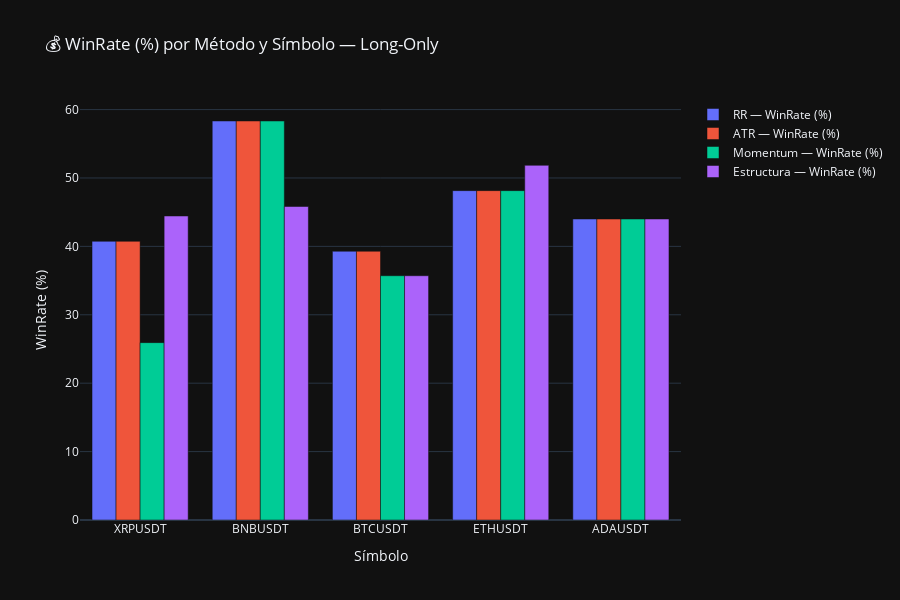
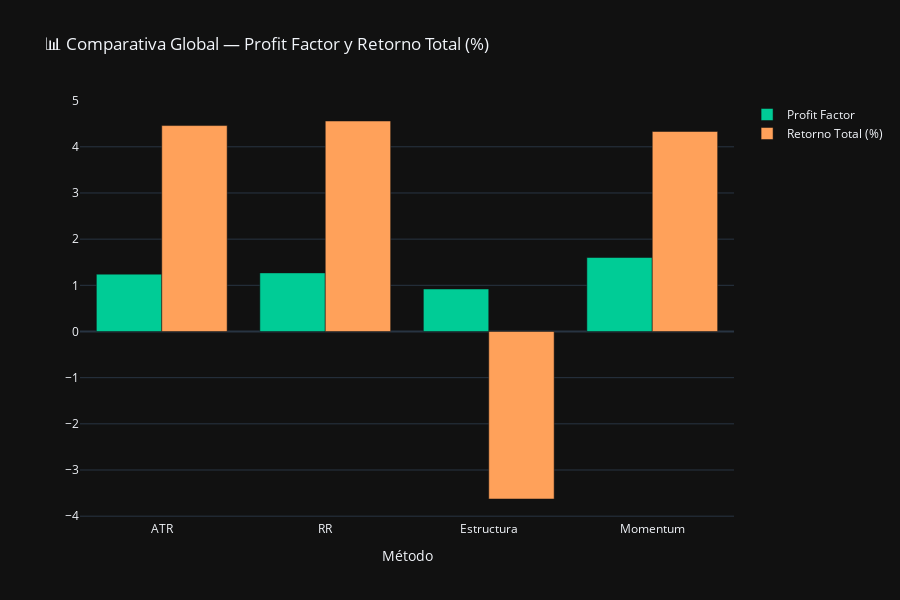

Notebook cell for these charts, in order:
### Code cell
# ==========================================================
# 🌎 BLOQUE 7 — Evaluación Multi-Símbolo (Long-Only + Paralelización)
# ==========================================================

# --- Configuración de símbolos y parámetros ---
symbols = ["BTCUSDT", "ETHUSDT", "ADAUSDT", "XRPUSDT", "BNBUSDT"]
metodos = ("RR", "ATR", "Momentum", "Estructura")
limit = 500   # velas por símbolo
window = 8
rr_base = 1.5

# ----------------------------------------------------------
# Función auxiliar por símbolo
# ----------------------------------------------------------
def procesar_symbol(symbol):
    try:
        df = get_binance_4h_data(symbol, limit=limit)
        df = calcular_momentum_integral(df, window=window)
        df = limpiar_señales_persistentes(df)

        df_resumen, _ = comparar_metodos(df, metodos=metodos, rr=rr_base)
        df_resumen["Símbolo"] = symbol
        print(f"✅ {symbol} completado ({len(df_resumen)} métodos evaluados)")
        return df_resumen

    except Exception as e:
        print(f"⚠️ Error procesando {symbol}: {e}")
        return pd.DataFrame()

# ----------------------------------------------------------
# Ejecución paralela sobre todos los símbolos
# ----------------------------------------------------------
print("⚙️ Ejecutando evaluación multi-símbolo (Long-Only)...\n")
start_time = time.time()

resultados_all = []
with cf.ThreadPoolExecutor(max_workers=len(symbols)) as executor:
    futures = {executor.submit(procesar_symbol, s): s for s in symbols}
    for f in cf.as_completed(futures):
        res = f.result()
        if not res.empty:
            resultados_all.append(res)

df_all = pd.concat(resultados_all, ignore_index=True)
print(f"\n⏱️ Tiempo total: {time.time() - start_time:.1f}s")

# ----------------------------------------------------------
# Consolidación global de resultados
# ----------------------------------------------------------
df_global = (
    df_all.groupby("Método")[["WinRate (%)", "Profit Factor", "Retorno Total (%)"]]
    .mean()
    .reset_index()
    .sort_values("WinRate (%)", ascending=False)
)

print("\n📊 Promedios globales por método:")
display(df_global.round(2))

# ----------------------------------------------------------
# Visualización comparativa multi-métrica
# ----------------------------------------------------------
fig = go.Figure()

# --- WinRate por símbolo ---
for m in metodos:
    sub = df_all[df_all["Método"] == m]
    fig.add_trace(go.Bar(
        x=sub["Símbolo"],
        y=sub["WinRate (%)"],
        name=f"{m} — WinRate (%)"
    ))

fig.update_layout(
    title="💰 WinRate (%) por Método y Símbolo — Long-Only",
    barmode="group",
    template="plotly_dark",
    height=600,
    xaxis_title="Símbolo",
    yaxis_title="WinRate (%)"
)
fig.show()

# --- Gráfico adicional: Profit Factor y Retorno Total ---
fig2 = go.Figure()
fig2.add_trace(go.Bar(
    x=df_global["Método"],
    y=df_global["Profit Factor"],
    name="Profit Factor",
    marker_color="#00CC96"
))
fig2.add_trace(go.Bar(
    x=df_global["Método"],
    y=df_global["Retorno Total (%)"],
    name="Retorno Total (%)",
    marker_color="#FFA15A"
))

fig2.update_layout(
    title="📊 Comparativa Global — Profit Factor y Retorno Total (%)",
    barmode="group",
    template="plotly_dark",
    height=600,
    xaxis_title="Método"
)
fig2.show()

### Figure 1 — Plotly figure (JSON) as saved in the notebook; plotly's stock layout.template omitted (floating-point values rounded to 4 significant figures)
{"data": [{"name": "RR — WinRate (%)", "type": "bar", "x": ["XRPUSDT", "BNBUSDT", "BTCUSDT", "ETHUSDT", "ADAUSDT"], "y": [40.74, 58.33, 39.29, 48.15, 44.0]}, {"name": "ATR — WinRate (%)", "type": "bar", "x": ["XRPUSDT", "BNBUSDT", "BTCUSDT", "ETHUSDT", "ADAUSDT"], "y": [40.74, 58.33, 39.29, 48.15, 44.0]}, {"name": "Momentum — WinRate (%)", "type": "bar", "x": ["XRPUSDT", "BNBUSDT", "BTCUSDT", "ETHUSDT", "ADAUSDT"], "y": [25.93, 58.33, 35.71, 48.15, 44.0]}, {"name": "Estructura — WinRate (%)", "type": "bar", "x": ["XRPUSDT", "BNBUSDT", "BTCUSDT", "ETHUSDT", "ADAUSDT"], "y": [44.44, 45.83, 35.71, 51.85, 44.0]}], "layout": {"barmode": "group", "height": 600, "title": {"text": "💰 WinRate (%) por Método y Símbolo — Long-Only"}, "xaxis": {"title": {"text": "Símbolo"}}, "yaxis": {"title": {"text": "WinRate (%)"}}}}

### Figure 2 — Plotly figure (JSON) as saved in the notebook; plotly's stock layout.template omitted (floating-point values rounded to 4 significant figures)
{"data": [{"marker": {"color": "#00CC96"}, "name": "Profit Factor", "type": "bar", "x": ["ATR", "RR", "Estructura", "Momentum"], "y": [1.242, 1.269, 0.921, 1.603]}, {"marker": {"color": "#FFA15A"}, "name": "Retorno Total (%)", "type": "bar", "x": ["ATR", "RR", "Estructura", "Momentum"], "y": [4.46, 4.559, -3.628, 4.332]}], "layout": {"barmode": "group", "height": 600, "title": {"text": "📊 Comparativa Global — Profit Factor y Retorno Total (%)"}, "xaxis": {"title": {"text": "Método"}}}}
